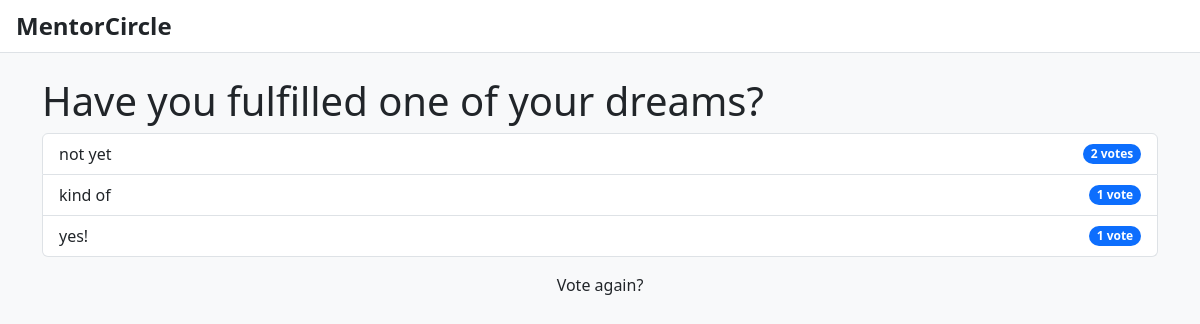
Screenshot of /polls/3/results/ with the database file from the repository.
### Maor_proj/polls/models.py (models this page shows, shortened)
class Question(models.Model):
    question_text = models.CharField(max_length=200)
    pub_date = models.DateTimeField('date published')
    def was_published_recently(self):
        now = timezone.now()
        return now - datetime.timedelta(days=1) <= self.pub_date <= now
    was_published_recently.admin_order_field = 'pub_date'
    was_published_recently.boolean = True
    was_published_recently.short_description = 'Published recently?'

class Choice(models.Model):
    question = models.ForeignKey(Question, on_delete=models.CASCADE)
    choice_text = models.CharField(max_length=200)
    votes = models.IntegerField(default=0)

### Maor_proj/polls/views.py (the view)
# urls.py: path('<int:pk>/results/', views.ResultsView.as_view(), name='results'),
class ResultsView(generic.DetailView):
    model = Question
    template_name = 'polls/results.html'

### Maor_proj/polls/templates/polls/results.html (shortened to what this page needs)
{% load static %}
<!DOCTYPE html>
<html lang="en">
<head>
    <link rel="stylesheet" href="https://cdn.jsdelivr.net/npm/bootstrap@5.3.0/dist/css/bootstrap.min.css">
</head>
<body class="bg-light text-dark">
    <header class="bg-white border-bottom py-2 px-3">
        <a href="{% url 'main_index' %}" class="fs-4 fw-bold text-decoration-none" style="color: #212529;">MentorCircle</a>
    </header>
    <div class="container mt-4">
        <h1>{{ question.question_text }}</h1>
        <ul class="list-group">
        {% for choice in question.choice_set.all %}
            <li class="list-group-item d-flex justify-content-between align-items-center">
                {{ choice.choice_text }}
                <span class="badge bg-primary rounded-pill">{{ choice.votes }} vote{{ choice.votes|pluralize }}</span>
            </li>
        {% endfor %}
        </ul>
        <a href="{% url 'Maor_proj.polls:detail' question.id %}" class="btn btn-primary nav-link mt-3">Vote again?</a>
    </div>
</body>
</html>

### rows the page displays
Question: question_text "Have you fulfilled one of your dreams?"
Choice: choice_text "not yet", votes "2"
Choice: choice_text "kind of", votes "1"
Choice: choice_text "yes!", votes "1"
